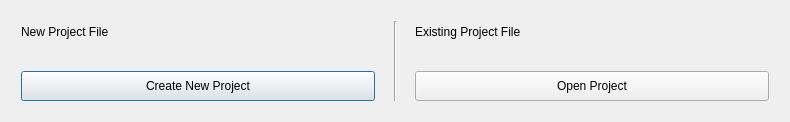
<?xml version="1.0" encoding="UTF-8"?>
<ui version="4.0">
 <class>MCDMDialogBase</class>
 <widget class="QDialog" name="MCDMDialogBase">
  <property name="geometry">
   <rect>
    <x>0</x>
    <y>0</y>
    <width>790</width>
    <height>121</height>
   </rect>
  </property>
  <property name="windowTitle">
   <string>Create or Open project</string>
  </property>
  <layout class="QGridLayout" name="gridLayout">
   <item row="0" column="0">
    <layout class="QHBoxLayout" name="horizontalLayout">
     <property name="spacing">
      <number>0</number>
     </property>
     <property name="leftMargin">
      <number>10</number>
     </property>
     <property name="topMargin">
      <number>10</number>
     </property>
     <property name="rightMargin">
      <number>10</number>
     </property>
     <property name="bottomMargin">
      <number>10</number>
     </property>
     <item>
      <layout class="QVBoxLayout" name="verticalLayout">
       <property name="spacing">
        <number>4</number>
       </property>
       <property name="sizeConstraint">
        <enum>QLayout::SetFixedSize</enum>
       </property>
       <item>
        <widget class="QLabel" name="label_2">
         <property name="text">
          <string>New Project File</string>
         </property>
        </widget>
       </item>
       <item>
        <widget class="QgsFileWidget" name="new_project_file_tb">
         <property name="sizePolicy">
          <sizepolicy hsizetype="MinimumExpanding" vsizetype="Fixed">
           <horstretch>0</horstretch>
           <verstretch>0</verstretch>
          </sizepolicy>
         </property>
         <property name="minimumSize">
          <size>
           <width>180</width>
           <height>20</height>
          </size>
         </property>
         <property name="storageMode">
          <enum>QgsFileWidget::SaveFile</enum>
         </property>
        </widget>
       </item>
       <item>
        <widget class="QPushButton" name="createProject_btn">
         <property name="sizePolicy">
          <sizepolicy hsizetype="MinimumExpanding" vsizetype="Fixed">
           <horstretch>0</horstretch>
           <verstretch>0</verstretch>
          </sizepolicy>
         </property>
         <property name="minimumSize">
          <size>
           <width>180</width>
           <height>30</height>
          </size>
         </property>
         <property name="text">
          <string>Create New Project</string>
         </property>
        </widget>
       </item>
      </layout>
     </item>
     <item>
      <widget class="Line" name="line">
       <property name="sizePolicy">
        <sizepolicy hsizetype="Fixed" vsizetype="Expanding">
         <horstretch>0</horstretch>
         <verstretch>0</verstretch>
        </sizepolicy>
       </property>
       <property name="minimumSize">
        <size>
         <width>40</width>
         <height>80</height>
        </size>
       </property>
       <property name="orientation">
        <enum>Qt::Vertical</enum>
       </property>
      </widget>
     </item>
     <item>
      <layout class="QVBoxLayout" name="verticalLayout_2">
       <property name="spacing">
        <number>4</number>
       </property>
       <property name="sizeConstraint">
        <enum>QLayout::SetFixedSize</enum>
       </property>
       <item>
        <widget class="QLabel" name="label">
         <property name="text">
          <string>Existing Project File</string>
         </property>
        </widget>
       </item>
       <item>
        <widget class="QgsFileWidget" name="project_file_tb">
         <property name="sizePolicy">
          <sizepolicy hsizetype="MinimumExpanding" vsizetype="Fixed">
           <horstretch>0</horstretch>
           <verstretch>0</verstretch>
          </sizepolicy>
         </property>
         <property name="minimumSize">
          <size>
           <width>180</width>
           <height>20</height>
          </size>
         </property>
        </widget>
       </item>
       <item>
        <widget class="QPushButton" name="openProject_btn">
         <property name="sizePolicy">
          <sizepolicy hsizetype="MinimumExpanding" vsizetype="Fixed">
           <horstretch>0</horstretch>
           <verstretch>0</verstretch>
          </sizepolicy>
         </property>
         <property name="minimumSize">
          <size>
           <width>180</width>
           <height>30</height>
          </size>
         </property>
         <property name="text">
          <string>Open Project</string>
         </property>
        </widget>
       </item>
      </layout>
     </item>
    </layout>
   </item>
  </layout>
  <action name="action_create_project">
   <property name="text">
    <string>create_project</string>
   </property>
   <property name="toolTip">
    <string>Create new project</string>
   </property>
  </action>
 </widget>
 <customwidgets>
  <customwidget>
   <class>QgsFileWidget</class>
   <extends>QWidget</extends>
   <header>qgsfilewidget.h</header>
  </customwidget>
 </customwidgets>
 <resources/>
 <connections/>
</ui>
